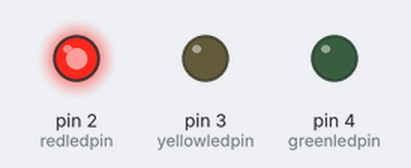
The sketch below on a simulated Arduino Uno, built with avr-gcc and run on an emulated ATmega328P. Shown: output pins drawn as LEDs (lit = HIGH).

Above: at 0.5 s.
At 4.5 s:
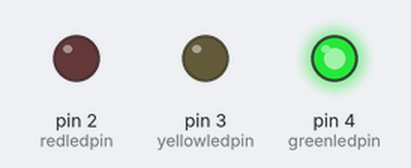
At 7.5 s:
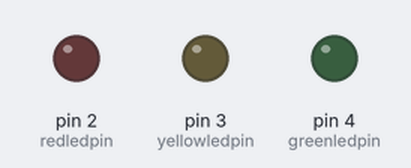
At 14.5 s:
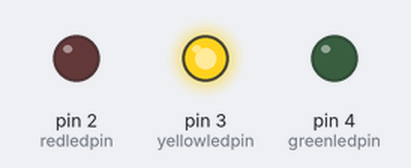
Timing chart, 0 to 15.6 s (numbered marks = the images above):
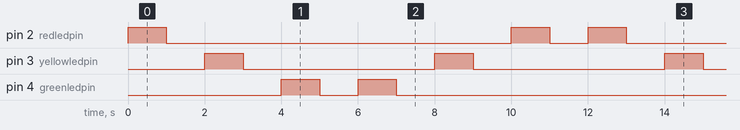

The sketch:

code.ino
```cpp
int redledpin=2;
int yellowledpin=3;
int greenledpin=4;

void setup() {

  pinMode(redledpin, OUTPUT);
  pinMode(yellowledpin, OUTPUT);
  pinMode(greenledpin, OUTPUT);
}

void loop() {

  digitalWrite(redledpin, HIGH);
  delay(1000);
  digitalWrite(redledpin, LOW);
  delay(1000);
  digitalWrite(yellowledpin, HIGH);
  delay(1000);
  digitalWrite(yellowledpin, LOW);
  delay(1000);
  digitalWrite(greenledpin, HIGH);
  delay(1000);
  digitalWrite(greenledpin, LOW);
  delay(1000);
  digitalWrite(greenledpin, HIGH);
  delay(1000);
  digitalWrite(greenledpin, LOW);
  delay(1000);
  digitalWrite(yellowledpin, HIGH);
  delay(1000);
  digitalWrite(yellowledpin, LOW);
  delay(1000);
  digitalWrite(redledpin, HIGH);
  delay(1000);
  digitalWrite(redledpin, LOW);
  delay(1000);


}
```

Measured:
- by itself, pin 2 (redledpin): repeats every 12.0 s: LOW 9.0 s, HIGH 1.0 s, LOW 1.0 s, HIGH 1.0 s
- by itself, pin 3 (yellowledpin): alternates HIGH for 1.0 s and LOW for 5.0 s
- by itself, pin 4 (greenledpin): repeats every 12.0 s: LOW 1.0 s, HIGH 1.0 s, LOW 9.0 s, HIGH 1.0 s
